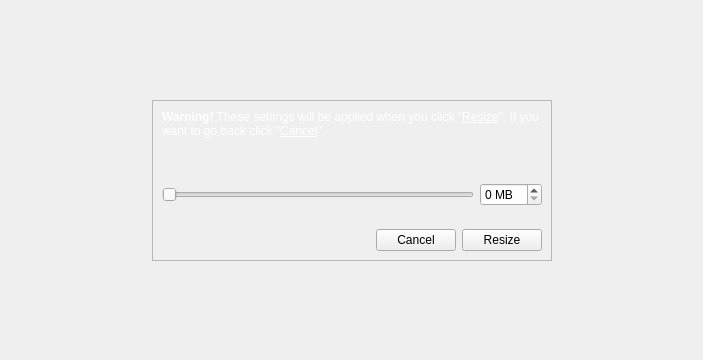
<ui version="4.0" >
 <class>PartResizeWidget</class>
 <widget class="QWidget" name="PartResizeWidget" >
  <property name="geometry" >
   <rect>
    <x>0</x>
    <y>0</y>
    <width>703</width>
    <height>360</height>
   </rect>
  </property>
  <property name="windowTitle" >
   <string/>
  </property>
  <property name="styleSheet" >
   <string notr="true" />
  </property>
  <layout class="QGridLayout" name="gridLayout_2" >
   <item row="0" column="1" >
    <spacer name="verticalSpacer_2" >
     <property name="orientation" >
      <enum>Qt::Vertical</enum>
     </property>
     <property name="sizeHint" stdset="0" >
      <size>
       <width>20</width>
       <height>60</height>
      </size>
     </property>
    </spacer>
   </item>
   <item row="1" column="0" >
    <spacer name="horizontalSpacer" >
     <property name="orientation" >
      <enum>Qt::Horizontal</enum>
     </property>
     <property name="sizeHint" stdset="0" >
      <size>
       <width>129</width>
       <height>20</height>
      </size>
     </property>
    </spacer>
   </item>
   <item row="1" column="1" >
    <widget class="QFrame" name="mainFrame" >
     <property name="sizePolicy" >
      <sizepolicy vsizetype="Fixed" hsizetype="Preferred" >
       <horstretch>0</horstretch>
       <verstretch>0</verstretch>
      </sizepolicy>
     </property>
     <property name="minimumSize" >
      <size>
       <width>400</width>
       <height>0</height>
      </size>
     </property>
     <property name="styleSheet" >
      <string notr="true" />
     </property>
     <property name="frameShape" >
      <enum>QFrame::StyledPanel</enum>
     </property>
     <property name="lineWidth" >
      <number>0</number>
     </property>
     <layout class="QGridLayout" name="gridLayout" >
      <item row="0" column="0" colspan="2" >
       <widget class="QLabel" name="label" >
        <property name="text" >
         <string>&lt;!DOCTYPE HTML PUBLIC "-//W3C//DTD HTML 4.0//EN" "http://www.w3.org/TR/REC-html40/strict.dtd">
&lt;html>&lt;head>&lt;meta name="qrichtext" content="1" />&lt;style type="text/css">
p, li { white-space: pre-wrap; }
&lt;/style>&lt;/head>&lt;body style=" font-family:'Sans Serif'; font-size:9pt; font-weight:400; font-style:normal;">
&lt;p style=" margin-top:0px; margin-bottom:0px; margin-left:0px; margin-right:0px; -qt-block-indent:0; text-indent:0px;">&lt;span style=" font-weight:600; color:#ffffff;">Warning!&lt;/span>&lt;span style=" color:#ffffff;"> These settings will be applied when you click "&lt;/span>&lt;span style=" text-decoration: underline; color:#ffffff;">Resize&lt;/span>&lt;span style=" color:#ffffff;">". If you want to go back click "&lt;/span>&lt;span style=" text-decoration: underline; color:#ffffff;">Cancel&lt;/span>&lt;span style=" color:#ffffff;">".&lt;/span>&lt;/p>&lt;/body>&lt;/html></string>
        </property>
        <property name="textFormat" >
         <enum>Qt::RichText</enum>
        </property>
        <property name="wordWrap" >
         <bool>true</bool>
        </property>
       </widget>
      </item>
      <item row="1" column="0" >
       <spacer name="verticalSpacer_3" >
        <property name="orientation" >
         <enum>Qt::Vertical</enum>
        </property>
        <property name="sizeHint" stdset="0" >
         <size>
          <width>20</width>
          <height>39</height>
         </size>
        </property>
       </spacer>
      </item>
      <item row="2" column="0" >
       <widget class="QSlider" name="resizeMBSlider" >
        <property name="sizePolicy" >
         <sizepolicy vsizetype="Fixed" hsizetype="Expanding" >
          <horstretch>0</horstretch>
          <verstretch>0</verstretch>
         </sizepolicy>
        </property>
        <property name="styleSheet" >
         <string notr="true" />
        </property>
        <property name="orientation" >
         <enum>Qt::Horizontal</enum>
        </property>
       </widget>
      </item>
      <item row="2" column="1" >
       <widget class="QSpinBox" name="resizeMB" >
        <property name="suffix" >
         <string> MB</string>
        </property>
        <property name="singleStep" >
         <number>10</number>
        </property>
       </widget>
      </item>
      <item row="3" column="0" >
       <spacer name="verticalSpacer_4" >
        <property name="orientation" >
         <enum>Qt::Vertical</enum>
        </property>
        <property name="sizeHint" stdset="0" >
         <size>
          <width>20</width>
          <height>17</height>
         </size>
        </property>
       </spacer>
      </item>
      <item row="4" column="0" colspan="2" >
       <layout class="QHBoxLayout" name="horizontalLayout" >
        <item>
         <spacer name="horizontalSpacer_3" >
          <property name="orientation" >
           <enum>Qt::Horizontal</enum>
          </property>
          <property name="sizeHint" stdset="0" >
           <size>
            <width>40</width>
            <height>20</height>
           </size>
          </property>
         </spacer>
        </item>
        <item>
         <widget class="QPushButton" name="cancelButton" >
          <property name="text" >
           <string>Cancel</string>
          </property>
         </widget>
        </item>
        <item>
         <widget class="QPushButton" name="resizeButton" >
          <property name="text" >
           <string>Resize</string>
          </property>
         </widget>
        </item>
       </layout>
      </item>
     </layout>
    </widget>
   </item>
   <item row="1" column="2" >
    <spacer name="horizontalSpacer_2" >
     <property name="orientation" >
      <enum>Qt::Horizontal</enum>
     </property>
     <property name="sizeHint" stdset="0" >
      <size>
       <width>128</width>
       <height>20</height>
      </size>
     </property>
    </spacer>
   </item>
   <item row="2" column="1" >
    <spacer name="verticalSpacer" >
     <property name="orientation" >
      <enum>Qt::Vertical</enum>
     </property>
     <property name="sizeHint" stdset="0" >
      <size>
       <width>20</width>
       <height>61</height>
      </size>
     </property>
    </spacer>
   </item>
  </layout>
 </widget>
 <resources>
  <include location="../../data.qrc" />
 </resources>
 <connections>
  <connection>
   <sender>resizeMBSlider</sender>
   <signal>valueChanged(int)</signal>
   <receiver>resizeMB</receiver>
   <slot>setValue(int)</slot>
   <hints>
    <hint type="sourcelabel" >
     <x>411</x>
     <y>189</y>
    </hint>
    <hint type="destinationlabel" >
     <x>504</x>
     <y>189</y>
    </hint>
   </hints>
  </connection>
 </connections>
</ui>
